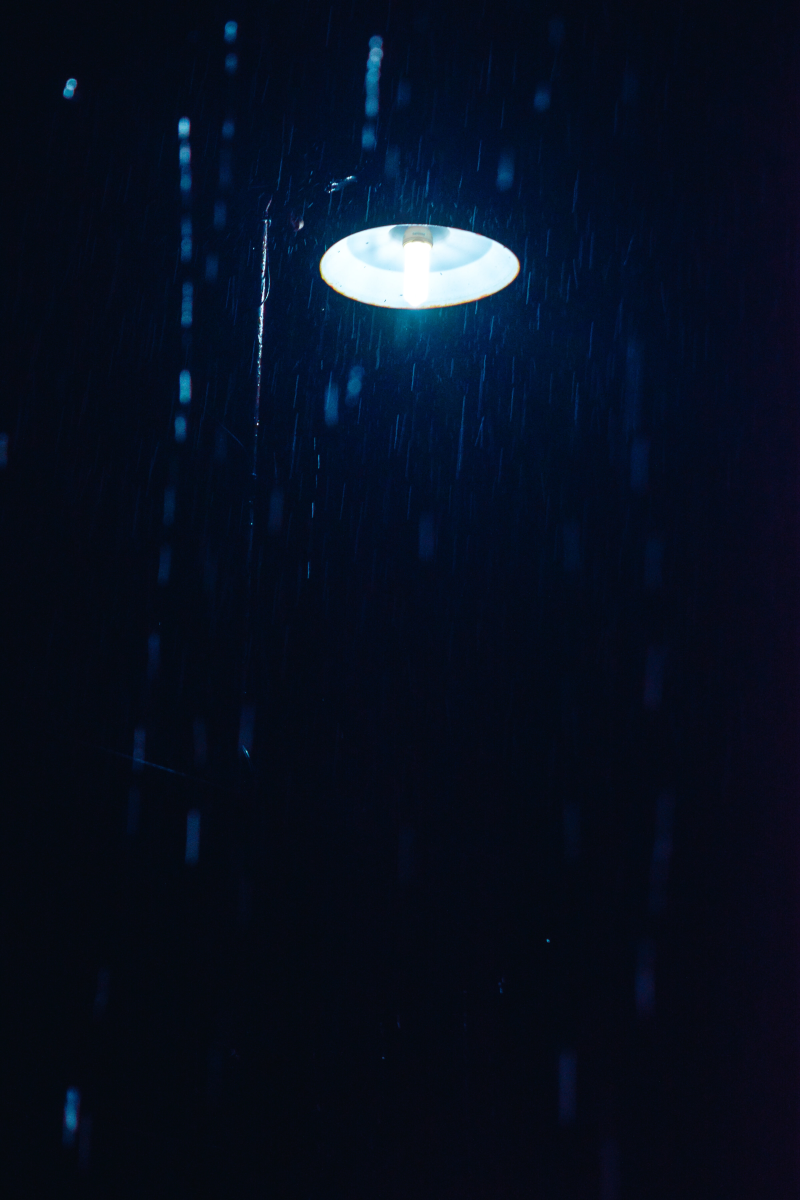
#> input picture rain_generator/images/bernard-gqXiNKlddCo-unsplash.jpg, 4000 x 6000 px (shown at 1/5 size)
$ python -i rain_gen.py   (imports and definitions only)
#> lines starting #> are read from the running program, lines starting #| are printed output that depends on the picture
#> further down, picture is the input picture: shape (6000, 4000, 3); mean B, G, R 31.5, 15.6, 7.6
import os
import numpy as np
import cv2
import imutils
import PIL
from PIL import Image, ImageDraw, ImageFilter
from argparse import ArgumentParser
import glob

parser = ArgumentParser(description='Rain Synthesis')

# Data parameters
# rain params
# [78 lines not run here, left out]


def motion_blur(blur_img, kernel_size=30):
    # Specify the kernel size.
    # The greater the size, the more the motion.
    kernel_size = args.kernel_size

    # Create the vertical kernel.
    kernel_v = np.zeros((kernel_size, kernel_size))

    # Fill the middle row with ones.
    kernel_v[:, int((kernel_size - 1)/2)] = np.ones(kernel_size)

    # Normalize.
    kernel_v /= kernel_size

    # Apply the vertical kernel.
    vertical_mb = cv2.filter2D(blur_img, -1, kernel_v)

    return vertical_mb


def rotate(img, deg=33):
    # deg = args.degree

    rotated = imutils.rotate_bound(img, deg)
    return rotated

def rotate_and_blur(img, deg=33, blur_kernel=30):
    # deg = args.degree
    blur_kernel = args.kernel_size

    x = img.shape[0]
    y = img.shape[1]

    # enlarge to fit rain in image even if we rotate
    x_enlarged = img.shape[1] * 2
    y_enlarged = img.shape[0] * 2

    dsize = (x_enlarged, y_enlarged)

    img_enlarged = cv2.resize(img, dsize)

    # blur and rotate to desired angle
    blured_img = motion_blur(img_enlarged, kernel_size = blur_kernel)
    rotated_img = rotate(blured_img, deg)

    # crop
    x_hat = rotated_img.shape[0]
    y_hat = rotated_img.shape[1]

    dx = x_hat - x
    dy = y_hat - y

    # if odd make pixel size even
    if dx % 2 == 1:
        x_hat -= 1
        dx -= 1
    if dy % 2 == 1:
        y_hat -= 1
        dy -= 1


    rotated_img = rotated_img[dx//2 : x_hat - (dx//2), dy//2 : y_hat - (dy//2)]

    rotated_img = np.expand_dims(rotated_img[:,:,0], axis=2)
    return rotated_img

def generate_random_lines(imshape, slant, drop_length, rain_count):
    drops=[]

    ## If You want heavy rain, try increasing rain_count
    for i in range(rain_count):
        if slant<0:
            x = np.random.randint(slant, imshape[1])
            y = np.random.randint(drop_length, imshape[0])
        else:
            x = np.random.randint(0,imshape[1]-slant)
            y = np.random.randint(0,imshape[0]-drop_length)

        drops.append((x,y))
    return drops


def add_rain(image, slant=0, drop_length=15, drop_width=1, drop_color=(200,200,200), rain_count=100):
    '''
    PARAMS:
    image - input image
    drop_length - how long rain streaks are
    slant - slant angle
    drop_width - rain streak thickness
    drop_color - color
    rain_count - number of droplets
    '''
#> called with slant = 0, drop_length = 15, drop_width = 1, drop_color = (200, 200, 200), rain_count = 100
    imshape = image.shape
#> imshape = (6000, 4000, 3)

    # to have distant effect with darker rain color
    alpha = 0.2
    background_rain_color = (drop_color[0] * alpha, drop_color[1] * alpha, drop_color[2] * alpha)

    # rain streaks 1
    rain_streak_img1 = np.zeros((imshape[0], imshape[1],imshape[2]))
    rain_drops = generate_random_lines(imshape,slant,drop_length, rain_count)

    for rain_drop in rain_drops:
        cv2.line(rain_streak_img1,(rain_drop[0],rain_drop[1]),(rain_drop[0]+slant,rain_drop[1]+drop_length),drop_color,drop_width)
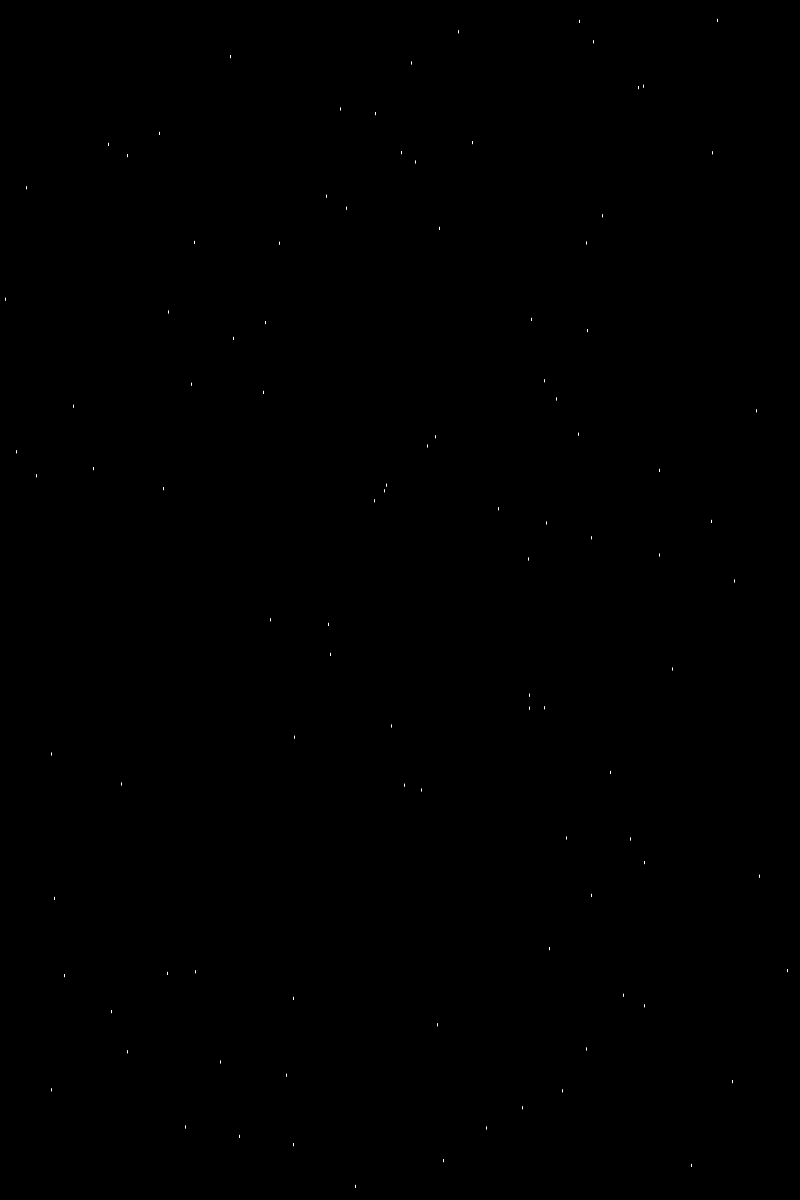
#> rain_streak_img1: shape (6000, 4000, 3) float64 (shown at 1/5 size); values 0 (black) and 200 (white), 0.01% white in thin lines or dots

    # rain streaks 2 - darker rain with shorter drop_length to create distance effect
    rain_streak_img2 = np.zeros((imshape[0], imshape[1],imshape[2]))
    rain_drops = generate_random_lines(imshape,slant,drop_length, rain_count)

    for rain_drop in rain_drops:
        cv2.line(rain_streak_img2,(rain_drop[0],rain_drop[1]),(rain_drop[0]+slant,rain_drop[1]+int(drop_length*0.8)),background_rain_color,drop_width)
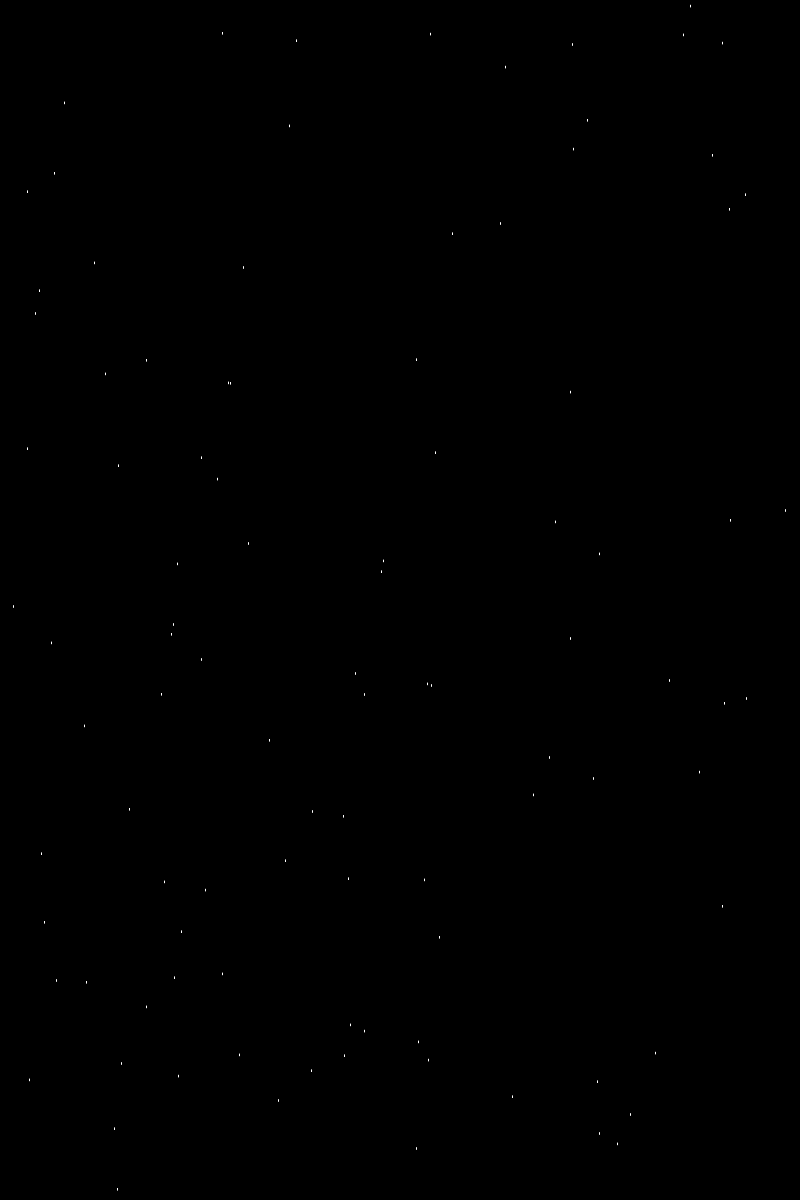
#> rain_streak_img2: shape (6000, 4000, 3) float64 (shown at 1/5 size); values 0 (black) and 40 (white), 0.01% white in thin lines or dots

    rain_streak_img1 = rotate_and_blur(rain_streak_img1, blur_kernel=30)
    rain_streak_img2 = rotate_and_blur(rain_streak_img2, blur_kernel=30)

    rain_streak_img = rain_streak_img1 + rain_streak_img2
    return rain_streak_img

# [113 lines not run here, left out]

>>> import cv2
>>> picture = cv2.imread('images/bernard-gqXiNKlddCo-unsplash.jpg')
#> (the run stopped early here; a loop or call above may not have finished)
